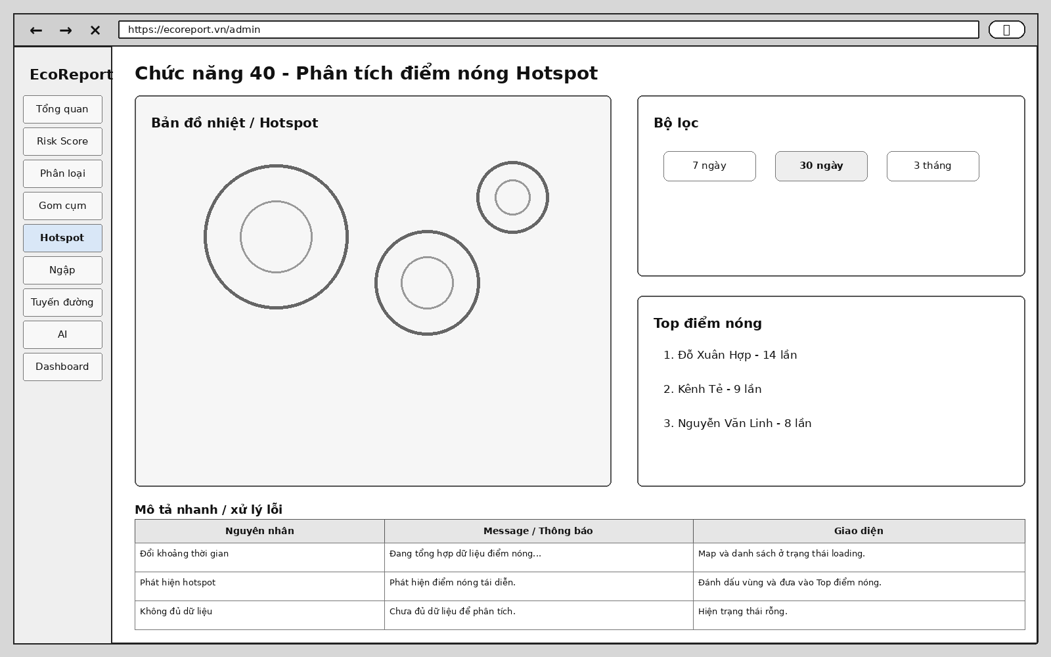
#> input picture extracted_images/image1.png, 1051 x 657 px, found by its file name; its folder holds 4 pictures in this run
$ python crop_all_headers.py
#> lines starting #> are read from the running program, lines starting #| are printed output that depends on the picture
# -*- coding: utf-8 -*-
from PIL import Image
import os

extracted_dir = r"c:\wamp64\www\Group-j_GreenSpot\extracted_images"
crop_dir = r"c:\wamp64\www\Group-j_GreenSpot\scratch\all_headers"
os.makedirs(crop_dir, exist_ok=True)

files = [f for f in os.listdir(extracted_dir) if f.endswith(".png")]

for f in files:
    p = os.path.join(extracted_dir, f)
    im = Image.open(p)
#> im is the input picture: PIL image 1051x657 RGBA; mean R, G, B, A 237.5, 237.5, 237.6, 255
    w, h = im.size
#> w = 1051; h = 657
    # crop the title region: x from 150 to 750, y from 60 to 140
    if w >= 800 and h >= 500:
        c = im.crop((int(w * 0.18), int(h * 0.08), int(w * 0.85), int(h * 0.17)))
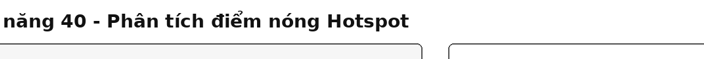
#> c: PIL image 704x59 RGBA; mean R, G, B, A 237.1, 237.1, 237.1, 255
#> pass 3 of the loop `for f in files:`:
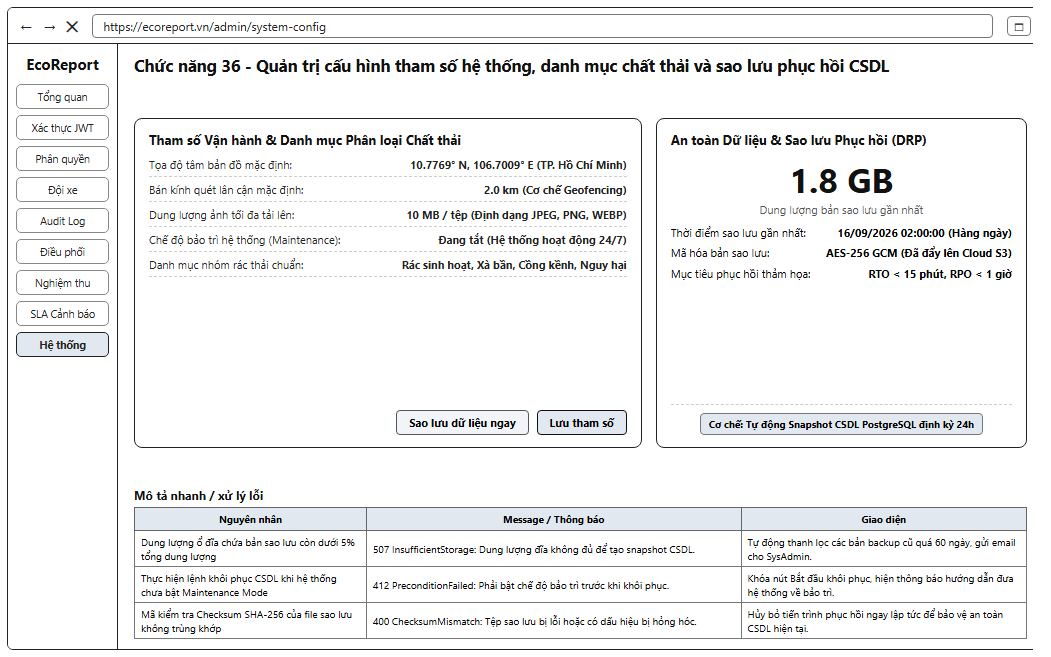
#> input picture extracted_images/image11.png, 1051 x 657 px, found by its file name
#> im is the input picture: PIL image 1051x657 RGB; mean R, G, B 240.7, 241, 241.3
#> `c = im.crop((int(w * 0.18), int(h * 0.08), int(w * 0.85), int(h * 0.17..`:
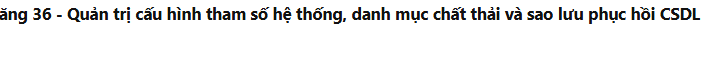
#> c: PIL image 704x59 RGB; mean R, G, B 234.8, 234.8, 234.8
#> the loop made 4 passes; the first 3 are shown
        c.save(os.path.join(crop_dir, f"hdr_{f}"))

print("Cropped headers for all large png files!")
